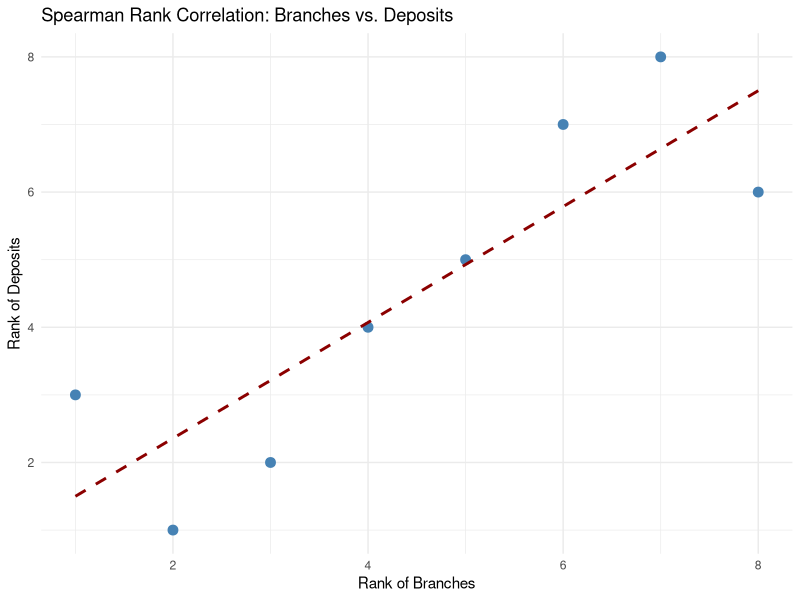

Recreate this plot in R.
## ---- chunk 1
library(tidyverse)
library(ggplot2)
## ---- chunk 2
snow <- c(18,43,40,16,22,30,29,32,37,36,39,34,39,45,28,36,40,34,39,52)
median_hyp <- 40

signs <- sign(snow - median_hyp)
signs <- signs[signs != 0]  # drop zeros

n_pos <- sum(signs > 0)
n_neg <- sum(signs < 0)
n     <- length(signs)
test_val <- min(n_pos, n_neg)

cat("Plus signs:", n_pos, "| Minus signs:", n_neg, "\n")
cat("n =", n, "| Test value =", test_val, "\n")
cat("Critical value (Table J, n=18, alpha=0.05, two-tailed): 4\n")
cat("Decision:", ifelse(test_val <= 4, "Reject H0", "Fail to reject H0"), "\n")
## ---- chunk 3
n       <- 50
n_above <- 21
n_below <- n - n_above  # 29
X       <- min(n_above, n_below)  # 21

z_stat <- ((X + 0.5) - n/2) / (sqrt(n)/2)
z_crit <- qnorm(0.05)  # left-tailed

cat("X (smaller count) =", X, "\n")
cat("z test value =", round(z_stat, 3), "\n")
cat("z critical value =", round(z_crit, 3), "\n")
cat("Decision:", ifelse(z_stat < z_crit, "Reject H0", "Fail to reject H0"), "\n")
## ---- chunk 4
before <- c(3, 0, 5, 4, 2, 4, 3, 5, 2, 1)
after  <- c(2, 1, 4, 0, 1, 3, 1, 3, 2, 3)

diff_signs <- sign(before - after)
diff_signs <- diff_signs[diff_signs != 0]

n_pos <- sum(diff_signs > 0)
n_neg <- sum(diff_signs < 0)
n     <- length(diff_signs)
test_val <- min(n_pos, n_neg)

cat("Plus signs:", n_pos, "| Minus signs:", n_neg, "\n")
cat("n =", n, "| Test value =", test_val, "\n")
cat("Critical value (Table J, n=9, alpha=0.05, one-tailed): 1\n")
cat("Decision:", ifelse(test_val <= 1, "Reject H0", "Fail to reject H0"), "\n")
## ---- chunk 5
army    <- c(15,18,16,17,13,22,24,17,19,21,26,28)
marines <- c(14,9,16,19,10,12,11,8,15,18,25)

# Wilcoxon rank sum test (Mann-Whitney)
result <- wilcox.test(army, marines, alternative = "two.sided", correct = FALSE)
print(result)
## ---- chunk 6
# Manual z calculation
all_times <- c(army, marines)
groups    <- c(rep("Army",12), rep("Marine",11))
ranks_all <- rank(all_times)

R  <- sum(ranks_all[groups == "Marine"])  # smaller group
n1 <- 11; n2 <- 12
mu_R <- n1*(n1+n2+1)/2
sig_R <- sqrt(n1*n2*(n1+n2+1)/12)
z_stat <- (R - mu_R) / sig_R
cat("\nR =", R, "| mu_R =", mu_R, "| sigma_R =", round(sig_R,2))
cat("\nz =", round(z_stat,3), "| Critical value = +/-1.96\n")
## ---- chunk 7
before <- c(7, 2, 3, 6, 5, 8, 12)
after  <- c(5, 3, 4, 3, 1, 6, 4)

result <- wilcox.test(before, after, paired = TRUE,
                      alternative = "two.sided", exact = FALSE)
print(result)
## ---- chunk 8
# Manual signed-rank calculation
D      <- before - after
D_nz   <- D[D != 0]
abs_D  <- abs(D_nz)
ranks  <- rank(abs_D)
signed <- sign(D_nz) * ranks

W_pos <- sum(signed[signed > 0])
W_neg <- abs(sum(signed[signed < 0]))
ws    <- min(W_pos, W_neg)

cat("\nW+ =", W_pos, "| W- =", W_neg, "| ws =", ws)
cat("\nCritical value (Table K, n=7, alpha=0.05): 2")
cat("\nDecision:", ifelse(ws <= 2, "Reject H0", "Fail to reject H0"), "\n")
## ---- chunk 9
infect <- c(557,315,920,178, 476,232,80,116, 105,110,167,155)
group  <- factor(rep(c("A","B","C"), each = 4))

result <- kruskal.test(infect ~ group)
print(result)

# Manual H
N      <- length(infect)
ranks  <- rank(infect)
R_A    <- sum(ranks[group == "A"])
R_B    <- sum(ranks[group == "B"])
R_C    <- sum(ranks[group == "C"])
n_each <- 4

H <- (12/(N*(N+1))) * (R_A^2/n_each + R_B^2/n_each + R_C^2/n_each) - 3*(N+1)
cat("\nRank sums: A =", R_A, "B =", R_B, "C =", R_C)
cat("\nH =", round(H, 3), "| Chi-sq critical (df=2) =", round(qchisq(0.95, 2), 3), "\n")
## ---- chunk 10
branches <- c(209, 353, 19, 201, 344, 132, 401, 126)
deposits <- c(23, 31, 7, 12, 26, 5, 24, 4)  # Note: 4 not 5 for bank H

result <- cor.test(branches, deposits, method = "spearman",
                   alternative = "two.sided", exact = FALSE)
print(result)

# Manual calculation
d2 <- (rank(branches) - rank(deposits))^2
n  <- length(branches)
rs <- 1 - 6*sum(d2) / (n*(n^2 - 1))
cat("\nSum of d^2 =", sum(d2))
cat("\nSpearman rs =", round(rs, 3), "\n")
## ---- chunk 11
df_bank <- data.frame(branches = branches, deposits = deposits)

ggplot(df_bank, aes(x = rank(branches), y = rank(deposits))) +
  geom_point(size = 3, color = "steelblue") +
  geom_smooth(method = "lm", se = FALSE, color = "darkred", linetype = "dashed") +
  labs(title = "Spearman Rank Correlation: Branches vs. Deposits",
       x = "Rank of Branches", y = "Rank of Deposits") +
  theme_minimal()
## ---- chunk 12
count_runs <- function(seq) {
  n <- length(seq)
  if (n == 0) return(0)
  sum(seq[-1] != seq[-n]) + 1
}

a <- c("M","M","F","F","F","M","F","F")
b <- c("H","T","H","H","H")
d <- c("A","B","A","A","A","B","B","A","B","B","B")

cat("Runs in a:", count_runs(a), "\n")
cat("Runs in b:", count_runs(b), "\n")
cat("Runs in c:", count_runs(d), "\n")
## ---- chunk 13
passengers <- strsplit("FFFMMFFFFMFMMMFFFFMMFFFMM", "")[[1]]

n_F    <- sum(passengers == "F")
n_M    <- sum(passengers == "M")
n_runs <- count_runs(passengers)

cat("Females (n1) =", n_F, "| Males (n2) =", n_M, "\n")
cat("Number of runs =", n_runs, "\n")
cat("Critical range (Table M, n1=15, n2=10, alpha=0.05): [7, 18]\n")
cat("Decision:", ifelse(n_runs >= 7 & n_runs <= 18,
                        "Fail to reject H0 — data appear random",
                        "Reject H0 — data are NOT random"), "\n")
## ---- chunk 14
ages <- c(18,36,19,22,25,44,23,27,27,35,19,43,37,32,28,43,46,19,20,22)
med  <- median(ages)

labels <- ifelse(ages > med, "A", ifelse(ages < med, "B", NA))
labels <- labels[!is.na(labels)]  # drop values equal to median

n_A    <- sum(labels == "A")
n_B    <- sum(labels == "B")
n_runs <- count_runs(labels)
## ---- chunk 15
cat("Median =", med, "\n")
cat("Above (A) =", n_A, "| Below (B) =", n_B, "\n")
cat("Sequence:", paste(labels, collapse=" "), "\n")
cat("Number of runs =", n_runs, "\n")
cat("Critical range (Table M, n1=9, n2=9): [5, 15]\n")
cat("Decision:", ifelse(n_runs >= 5 & n_runs <= 15,
                        "Fail to reject H0 — ages appear random",
                        "Reject H0 — ages are NOT random"), "\n")
